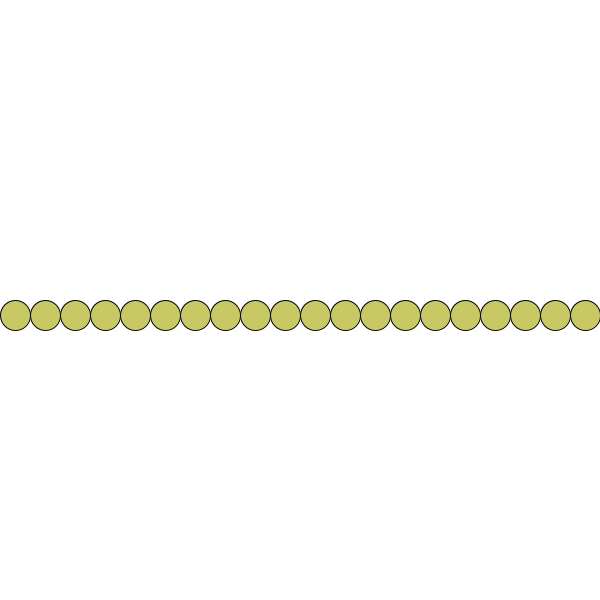
Frame 1 (no input)
Frame 60 (the mouse pressed at the canvas centre just before this capture): identical to frame 1, image omitted
Frame 120 (the mouse held since frame 60 and released just before this capture): identical to frame 1, image omitted

The Processing sketch that drew this single still picture (run headless with seeded random() and noise(); from frame 60 on, the mouse is pressed at the canvas centre):

// Processing sketch: ex16
// ── ex16.pde
Bola [] b;
int n = 20;

void setup() {
  size(600,600);
  ellipseMode(CORNER);
  b = new Bola[n];
  float x = 0;
  float tamanho = width/n;
  for (int i = 0; i < b.length; i++) {
    b[i] = new Bola(x,tamanho);
    x += tamanho;
  }
}

void draw() {
  background(255);
  for (int i = 0; i < b.length; i++) {
    b[i].desenha();
  }
}

// ── Bola.pde
class Bola {
  float posX,posY,tam;
  color c;
  
  Bola(float x,float t) {
    posX = x;
    posY = width/2;
    tam = t;
    c = color(200,200,100);
  }
  
  void desenha() {
    fill(c);
    ellipse(posX,posY,tam,tam);
  }
}
